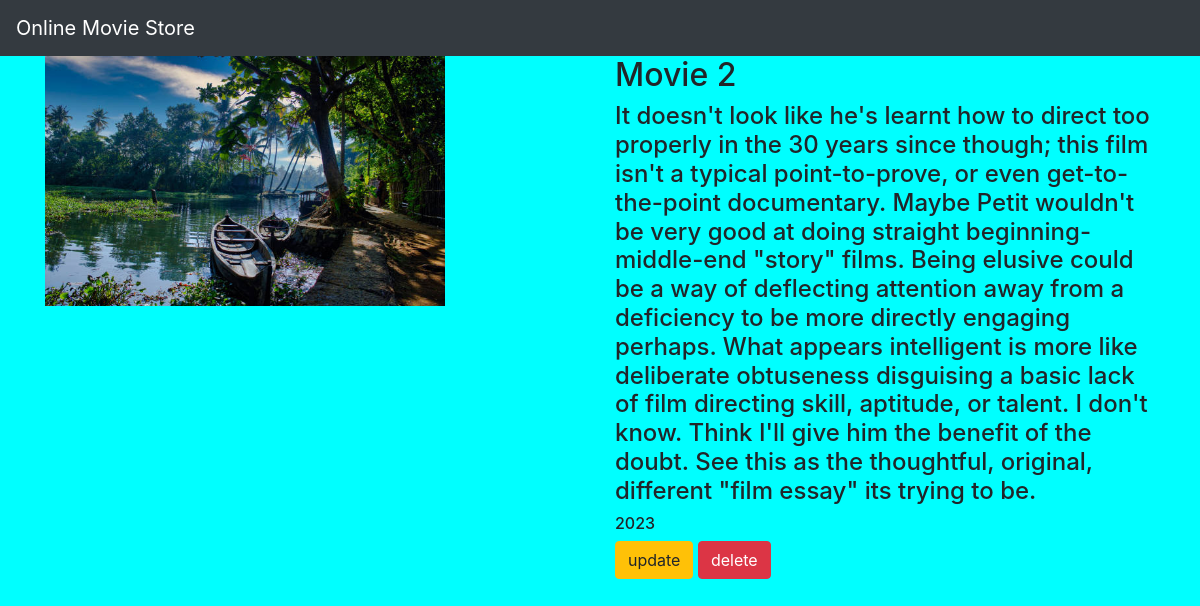
Page /movie/9/ on the committed database.
### movieapp/models.py (models this page shows, shortened)
class Movie(models.Model):
    name = models.CharField(max_length=250)
    desc = models.TextField()
    year = models.IntegerField()
    img = models.ImageField(upload_to='gallery')

### movieapp/views.py (the view)
# urls.py: path('movie/<int:movie_id>/',views.detail,name='detail'),
def detail(request,movie_id):
    movie = Movie.objects.get(id=movie_id)
    return render(request,'detail.html',{'movie':movie})

### templates/detail.html
{% extends 'base.html' %}
{% block body %}
<div class="container">
    <div class="row">
        <div class="col-md-6">
            <img src="{{movie.img.url}}" width="400" height="250">
        </div>
<div class="col-md-6">
    <h2>{{movie.name}}</h2>
    <h4>{{movie.desc}}</h4>
    <h6>{{movie.year}}</h6>
    <a class="btn btn-warning" href="{% url 'movieapp:update' movie.id %}">update</a>
    <a class="btn btn-danger" href="{% url 'movieapp:delete' movie.id %}">delete</a>
</div>
    </div>
</div>
{% endblock %}

### templates/base.html (shortened to what this page needs)
{% load static %}
<!DOCTYPE html>
<html lang="en">
<head>
    <link rel="stylesheet" href="https://cdn.jsdelivr.net/npm/bootstrap@4.6.2/dist/css/bootstrap.min.css">
    <link rel="stylesheet" href="{% static 'style.css' %}">
</head>
<body>
<nav class="navbar navbar-dark bg-dark">
  <a class="navbar-brand" href="#">
    Online Movie Store
  </a>
</nav>
{% block body %}
{% endblock %}
</body>
</html>

### static/style.css (style rules this page uses)
body { background-color:aqua; }

### rows in the picture
Movie: img (picture), name "Movie 2", desc "It doesn't look like he's learnt how to direct too properly in the 30 years since though; this film isn't a typical point-to-prove, or even get-to-the-point documentary. Maybe Petit wouldn't be very good at doing straight beginning-middle-end \"story\" films. Being elusive could be a way of deflecting attention away from a deficiency to be more directly engaging perhaps. What appears intelligent is more like deliberate obtuseness disguising a basic lack of film directing skill, aptitude, or talent. I don't know. Think I'll give him the benefit of the doubt. See this as the thoughtful, original, different \"film essay\" its trying to be.", year "2023"
